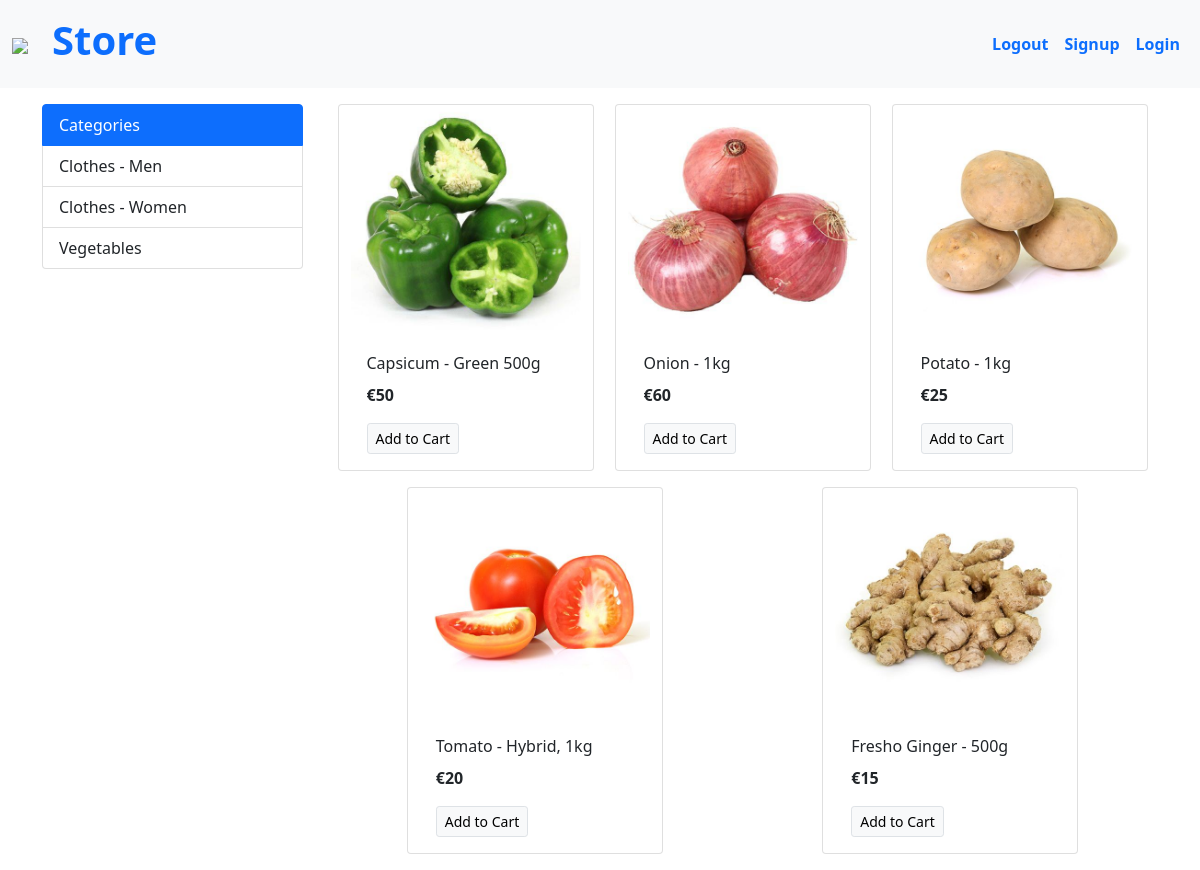
Screenshot of /?category=3 with the database file from the repository.
### store/models/category.py (models this page shows, shortened)
class Category(models.Model):
    name = models.CharField(max_length=50)
    @staticmethod
    def get_all_categories():
        return Category.objects.all()

### store/models/product.py (models this page shows, shortened)
class Product(models.Model):
    name = models.CharField(max_length=50)
    price = models.CharField(max_length=50, default='$0')
    category = models.ForeignKey(Category, on_delete=models.CASCADE, default=1)
    descriptions = models.CharField(max_length=200, default='', null=True, blank=True)
    image = models.ImageField(upload_to='media/products/')
    @staticmethod
    def get_all_products_by_id(category_id):
        if category_id:
            return Product.objects.filter(category = category_id)
        else:
            return Product.get_all_products

### store/views.py (the view)
# urls.py: path('', views.index, name='homepage'),
def index(request):
    products = None
    categories = Category.get_all_categories()
    categoryID = request.GET.get('category')
    if categoryID:
        products = Product.get_all_products_by_id(categoryID)
    else:
        products = Product.get_all_products()
    data = {}
    data['products'] = products
    data['categories'] = categories
    return render(request, 'index.html', data)

### store/templates/index.html
{% extends "base.html" %}
{% block content %}
<div class="container fluid mt-3">
  <div class="row">
    <div class="col-lg-3 mx-auto">
      <div class="list-group">
        <a href="#" class="list-group-item list-group-item-action active">Categories</a>
        {% for category in categories %}
        <a href="/?category={{category.id}}" class="list-group-item list-group-item-action">{{category.name}}</a>
        {% endfor %}
      </div>
    </div>
    <div id="products" class="col-lg-9 mx-auto">
      <div class="row mx-auto">
        {% for product in products %}
        <div class="card mx-auto mb-3" style="width: 16rem;">
          <img class="card-img-top" src="{{product.image.url}}" alt="...">
          <div class="card-body">
            <p class="card-title">{{product.name}}</p>
            <p class="card-text"><b>{{product.price}}</b></p>
            <a href="#" class="btn btn-light border btn-sm">Add to Cart</a>
          </div>
        </div>
        {% endfor %}
      </div>
    </div>
  </div>
</div>
{% endblock %}

### rows the page displays
Category: name "Clothes - Men"
Category: name "Clothes - Women"
Category: name "Vegetables"
Product: image (picture), name "Capsicum - Green 500g", price "€50"
Product: image (picture), name "Onion - 1kg", price "€60"
Product: image (picture), name "Potato - 1kg", price "€25"
Product: image (picture), name "Tomato - Hybrid, 1kg", price "€20"
Product: image (picture), name "Fresho Ginger - 500g", price "€15"
